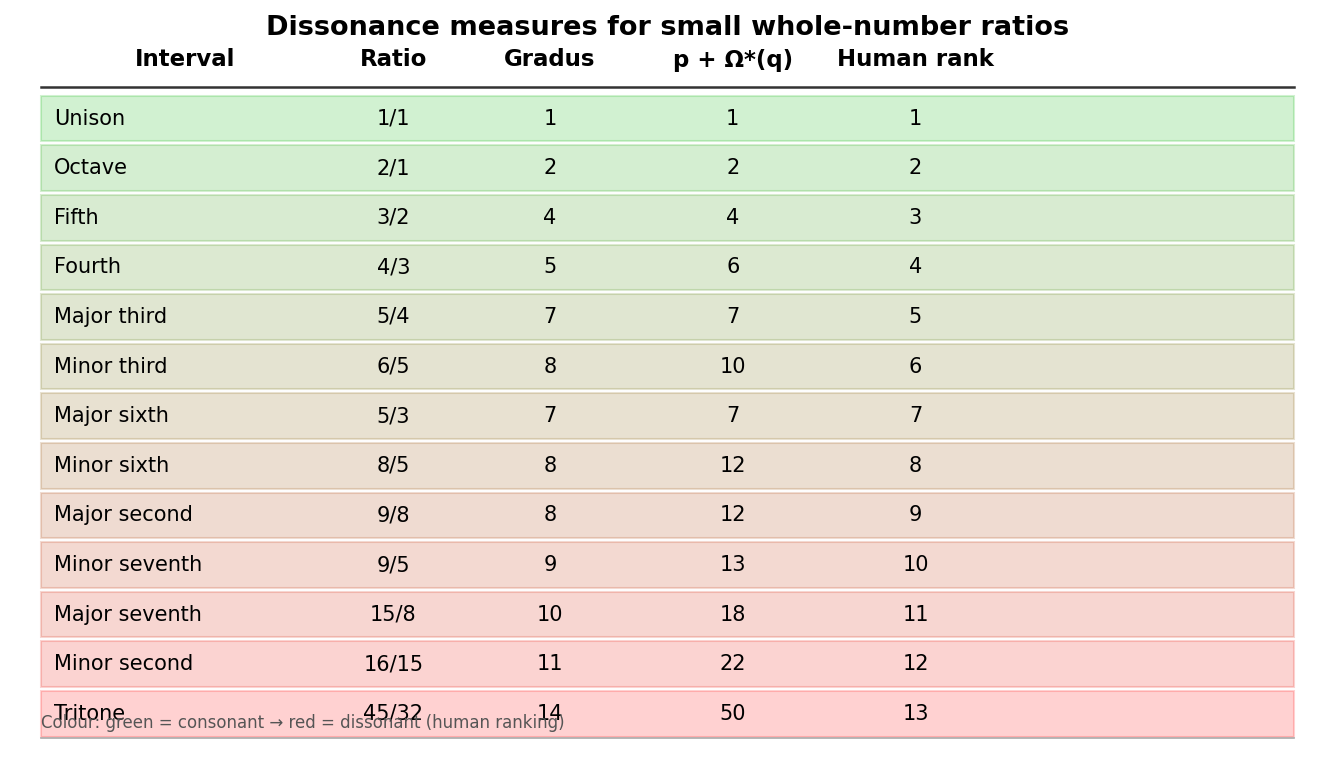

The Python source for this figure:
from math import gcd
from sympy import factorint
import matplotlib.pyplot as plt
import matplotlib.colors as mcolors
import numpy as np

def omega_star(n):
    if n <= 1: return 0
    return sum(e*(p-1) for p, e in factorint(n).items())

def gradus(p, q):
    g = gcd(p, q); p, q = p//g, q//g
    return 1 + omega_star(p) + omega_star(q)

def f(p, q):
    g = gcd(p, q); p, q = p//g, q//g
    return p + omega_star(q)

INTERVALS = [
    (1,  1,  "Unison",        1),
    (2,  1,  "Octave",        2),
    (3,  2,  "Fifth",         3),
    (4,  3,  "Fourth",        4),
    (5,  4,  "Major third",   5),
    (6,  5,  "Minor third",   6),
    (5,  3,  "Major sixth",   7),
    (8,  5,  "Minor sixth",   8),
    (9,  8,  "Major second",  9),
    (9,  5,  "Minor seventh",10),
    (15, 8,  "Major seventh",11),
    (16,15,  "Minor second", 12),
    (45,32,  "Tritone",      13),
]

rows = []
for p, q, name, human in INTERVALS:
    g = gcd(p,q); pp, qq = p//g, q//g
    rows.append([name, f"{pp}/{qq}", gradus(p,q), f(p,q), human])

col_labels = ["Interval", "Ratio", "Gradus", "p + Ω*(q)", "Human rank"]
col_widths  = [0.22,       0.10,    0.14,      0.14,        0.14]

fig, ax = plt.subplots(figsize=(9, 5.2))
ax.axis('off')

# Colour scale: consonant (green) → dissonant (red)
max_human = 13
def row_colour(human_rank, alpha=0.18):
    t = (human_rank - 1) / (max_human - 1)   # 0 = consonant, 1 = dissonant
    r = t
    g = 1 - t
    return (r, g*0.7, 0, alpha)

# Header
header_y = 1.0
header_x = 0.02
for j, (label, w) in enumerate(zip(col_labels, col_widths)):
    x = header_x + sum(col_widths[:j])
    ax.text(x + w/2, header_y, label,
            ha='center', va='center', fontsize=11, fontweight='bold',
            transform=ax.transAxes)

# Divider line under header
ax.plot([0.02, 0.98], [header_y - 0.04, header_y - 0.04],
        color='#333333', linewidth=1.2, transform=ax.transAxes)

row_height = 0.072
for i, (row, (p,q,name,human)) in enumerate(zip(rows, INTERVALS)):
    y = header_y - 0.085 - i * row_height
    bg = row_colour(human)
    # Background rectangle
    rect = plt.Rectangle((0.02, y - row_height*0.48), 0.96, row_height*0.92,
                          transform=ax.transAxes, color=bg, zorder=0)
    ax.add_patch(rect)
    for j, (val, w) in enumerate(zip(row, col_widths)):
        x = header_x + sum(col_widths[:j])
        align = 'left' if j == 0 else 'center'
        xpos  = x + 0.01 if j == 0 else x + w/2
        ax.text(xpos, y, str(val),
                ha=align, va='center', fontsize=10,
                transform=ax.transAxes)

# Bottom divider
y_last = header_y - 0.085 - (len(rows)-1)*row_height
ax.plot([0.02, 0.98], [y_last - row_height*0.5, y_last - row_height*0.5],
        color='#aaaaaa', linewidth=0.8, transform=ax.transAxes)

# Colour legend
ax.text(0.02, 0.03,
        "Colour: green = consonant → red = dissonant (human ranking)",
        fontsize=8, color='#555555', transform=ax.transAxes)

ax.set_title("Dissonance measures for small whole-number ratios",
             fontsize=13, fontweight='bold', pad=12)

plt.tight_layout()
plt.savefig("/Users/davidderoure/gradus/table_plot.png", dpi=150, bbox_inches='tight')
plt.show()
print("Saved to table_plot.png")
